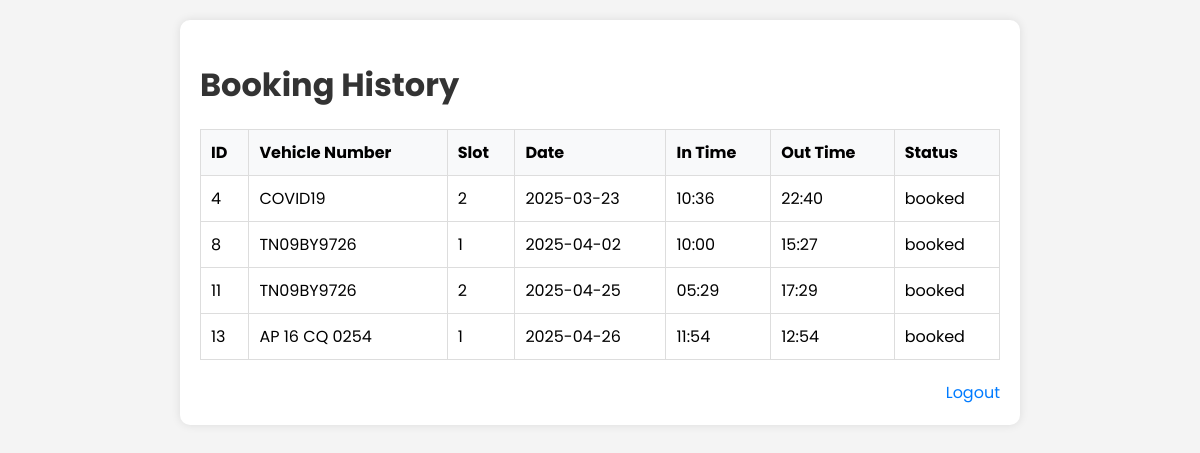
Screenshot of /history (signed in) with the database file from the repository.
### tables this page shows
CREATE TABLE bookings (
    id INTEGER PRIMARY KEY AUTOINCREMENT,
    user_id INTEGER NOT NULL,
    slot_id INTEGER NOT NULL,
    date TEXT NOT NULL,
    in_time TEXT NOT NULL,
    out_time TEXT NOT NULL,
    vehicle_number TEXT NOT NULL,
    mobile_number TEXT NOT NULL,  -- Added Mobile Number Field
    status TEXT DEFAULT 'available', -- 'available' or 'booked'
    FOREIGN KEY (user_id) REFERENCES users (id)
);

### app.py (the view)
@app.route('/history')
def history():
    if 'user_id' not in session:
        return redirect(url_for('login'))
    conn = get_db_connection()
    bookings = conn.execute('''
        SELECT id, vehicle_number, slot_id, date, in_time, out_time, status
        FROM bookings
        WHERE user_id = ?
    ''', (session['user_id'],)).fetchall()
    conn.close()
    return render_template('history.html', bookings=bookings)

### app.py (called while the page is built)
def get_db_connection():
    conn = sqlite3.connect(DATABASE)
    conn.row_factory = sqlite3.Row
    return conn

### templates/history.html (shortened to what this page needs)
<!DOCTYPE html>
<html>
<head>
</head>
<body>
    <div class="container">
        <h1>Booking History</h1>
        <table>
            <thead>
                <tr>
                    <th>ID</th>
                    <th>Vehicle Number</th>
                    <th>Slot</th>
                    <th>Date</th>
                    <th>In Time</th>
                    <th>Out Time</th>
                    <th>Status</th>
                </tr>
            </thead>
            <tbody>
                {% for booking in bookings %}
                <tr>
                    <td>{{ booking.id }}</td>
                    <td>{{ booking.vehicle_number }}</td>
                    <td>{{ booking.slot_id }}</td>
                    <td>{{ booking.date }}</td>
                    <td>{{ booking.in_time }}</td>
                    <td>{{ booking.out_time }}</td>
                    <td>{{ booking.status }}</td>
                </tr>
                {% endfor %}
            </tbody>
        </table>
        <div class="logout">
            <a href="{{ url_for('logout') }}">Logout</a>
        </div>
    </div>
</body>
</html>

### templates/history.html (style rules this page uses)
body { font-family: 'Poppins', sans-serif; background-color: #f4f4f4; margin: 0; padding: 20px; }
.container { background: #fff; padding: 20px; border-radius: 10px; box-shadow: 0 0 10px rgba(0, 0, 0, 0.1); max-width: 800px; margin: 0 auto; }
h1 { margin-bottom: 20px; color: #333; }
table { width: 100%; border-collapse: collapse; margin-bottom: 20px; }
th, td { padding: 10px; border: 1px solid #ddd; text-align: left; }
th { background-color: #f8f9fa; }
.logout { text-align: right; }
.logout a { color: #007bff; text-decoration: none; }

### rows the page displays
bookings: id "4", vehicle_number "COVID19", slot_id "2", date "2025-03-23", in_time "10:36", out_time "22:40", status "booked"
bookings: id "8", vehicle_number "TN09BY9726", slot_id "1", date "2025-04-02", in_time "10:00", out_time "15:27", status "booked"
bookings: id "11", vehicle_number "TN09BY9726", slot_id "2", date "2025-04-25", in_time "05:29", out_time "17:29", status "booked"
bookings: id "13", vehicle_number "AP 16 CQ 0254", slot_id "1", date "2025-04-26", in_time "11:54", out_time "12:54", status "booked"
